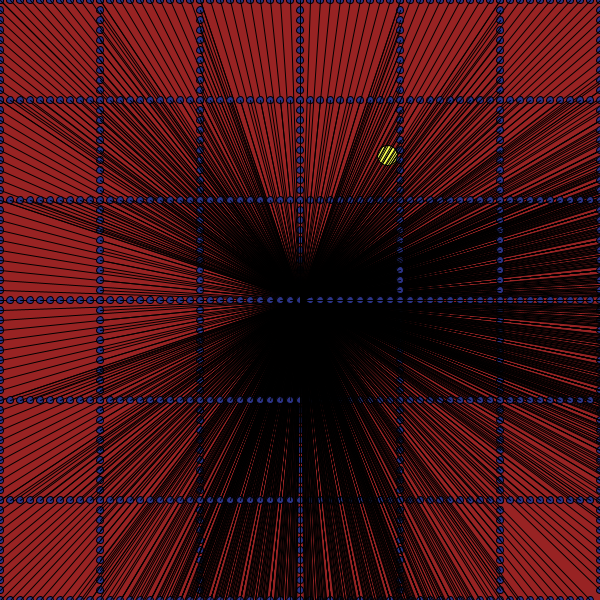
Frame 1 (no input)
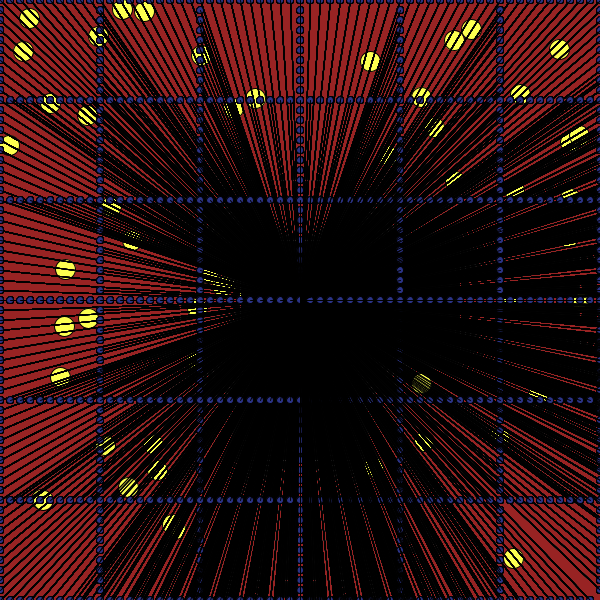
Frame 60 (the mouse pressed at the canvas centre just before this capture)
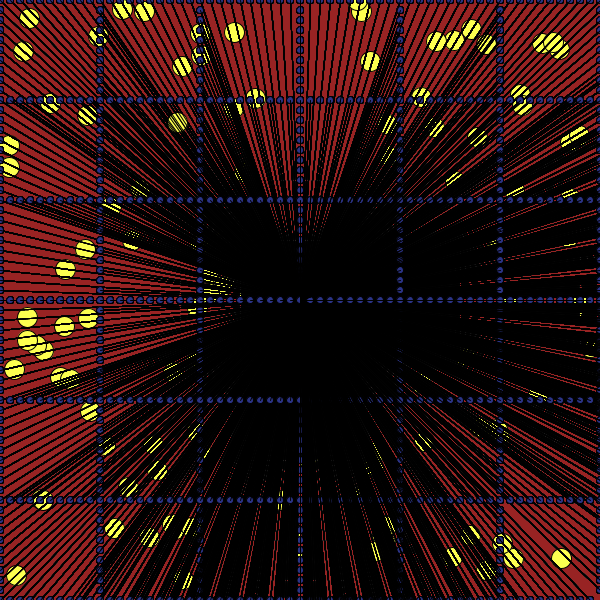
Frame 120 (the mouse held since frame 60 and released just before this capture)

The Processing sketch that drew these frames (run headless with seeded random() and noise(); from frame 60 on, the mouse is pressed at the canvas centre):

// Processing sketch: HW
// ── HW.pde

void setup(){
  size(600,600);
  background(#982323);


}



void draw(){

     


    fill(#FCFF50);
    ellipse(random(width),random(height),20,20);

for(int y = 0; y < height; y += 10 ){
  for(int x = 0; x < width*2; x += 100){
    fill(#2B3386);
    ellipse(x,y ,7,7);
    line(x,y,width/2,height/2);
  }
}

for(int y = 0; y < height; y += 10 ){
  for(int x = 0; x < width*2; x += 100){
    fill(#2B3386);
    ellipse(y,x ,7,7);
    fill(#2B3322);
    line(y,x,width/2,height/2);

  }
}



}
